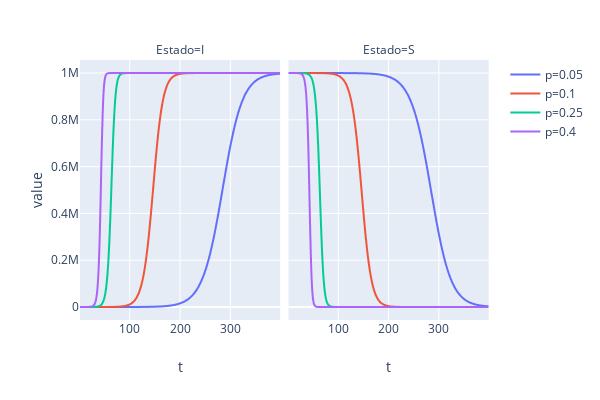

The notebook cell this image was saved under:
### Code cell
px.line(df,x='t',y='value',color='p',facet_col='Estado', height=400,width=600)

### Figure 1 — Plotly figure (JSON) as saved in the notebook; plotly's stock layout.template omitted (floating-point values rounded to 4 significant figures; data arrays with more than 128 entries replaced by an {"elided": "..."} marker saying what was removed)
{"data": [{"hoverlabel": {"namelength": 0}, "hovertemplate": "p=0.05<br>Estado=I<br>t=%{x}<br>value=%{y}", "legendgroup": "p=0.05", "line": {"color": "#636efa", "dash": "solid"}, "mode": "lines", "name": "p=0.05", "showlegend": true, "type": "scattergl", "x": {"elided": "399 int values"}, "xaxis": "x", "y": {"elided": "399 float values"}, "yaxis": "y"}, {"hoverlabel": {"namelength": 0}, "hovertemplate": "p=0.05<br>Estado=S<br>t=%{x}<br>value=%{y}", "legendgroup": "p=0.05", "line": {"color": "#636efa", "dash": "solid"}, "mode": "lines", "name": "p=0.05", "showlegend": false, "type": "scattergl", "x": {"elided": "399 int values"}, "xaxis": "x2", "y": {"elided": "399 float values"}, "yaxis": "y2"}, {"hoverlabel": {"namelength": 0}, "hovertemplate": "p=0.1<br>Estado=I<br>t=%{x}<br>value=%{y}", "legendgroup": "p=0.1", "line": {"color": "#EF553B", "dash": "solid"}, "mode": "lines", "name": "p=0.1", "showlegend": true, "type": "scattergl", "x": {"elided": "399 int values"}, "xaxis": "x", "y": {"elided": "399 float values"}, "yaxis": "y"}, {"hoverlabel": {"namelength": 0}, "hovertemplate": "p=0.1<br>Estado=S<br>t=%{x}<br>value=%{y}", "legendgroup": "p=0.1", "line": {"color": "#EF553B", "dash": "solid"}, "mode": "lines", "name": "p=0.1", "showlegend": false, "type": "scattergl", "x": {"elided": "399 int values"}, "xaxis": "x2", "y": {"elided": "399 float values"}, "yaxis": "y2"}, {"hoverlabel": {"namelength": 0}, "hovertemplate": "p=0.25<br>Estado=I<br>t=%{x}<br>value=%{y}", "legendgroup": "p=0.25", "line": {"color": "#00cc96", "dash": "solid"}, "mode": "lines", "name": "p=0.25", "showlegend": true, "type": "scattergl", "x": {"elided": "399 int values"}, "xaxis": "x", "y": {"elided": "399 float values"}, "yaxis": "y"}, {"hoverlabel": {"namelength": 0}, "hovertemplate": "p=0.25<br>Estado=S<br>t=%{x}<br>value=%{y}", "legendgroup": "p=0.25", "line": {"color": "#00cc96", "dash": "solid"}, "mode": "lines", "name": "p=0.25", "showlegend": false, "type": "scattergl", "x": {"elided": "399 int values"}, "xaxis": "x2", "y": {"elided": "399 float values"}, "yaxis": "y2"}, {"hoverlabel": {"namelength": 0}, "hovertemplate": "p=0.4<br>Estado=I<br>t=%{x}<br>value=%{y}", "legendgroup": "p=0.4", "line": {"color": "#ab63fa", "dash": "solid"}, "mode": "lines", "name": "p=0.4", "showlegend": true, "type": "scattergl", "x": {"elided": "399 int values"}, "xaxis": "x", "y": {"elided": "399 float values"}, "yaxis": "y"}, {"hoverlabel": {"namelength": 0}, "hovertemplate": "p=0.4<br>Estado=S<br>t=%{x}<br>value=%{y}", "legendgroup": "p=0.4", "line": {"color": "#ab63fa", "dash": "solid"}, "mode": "lines", "name": "p=0.4", "showlegend": false, "type": "scattergl", "x": {"elided": "399 int values"}, "xaxis": "x2", "y": {"elided": "399 float values"}, "yaxis": "y2"}], "layout": {"annotations": [{"font": {}, "showarrow": false, "text": "Estado=I", "x": 0.24, "xanchor": "center", "xref": "paper", "y": 1, "yanchor": "bottom", "yref": "paper"}, {"font": {}, "showarrow": false, "text": "Estado=S", "x": 0.74, "xanchor": "center", "xref": "paper", "y": 1, "yanchor": "bottom", "yref": "paper"}], "height": 400, "legend": {"tracegroupgap": 0}, "margin": {"t": 60}, "width": 600, "xaxis": {"anchor": "y", "autorange": true, "domain": [0, 0.48], "range": [1, 399], "title": {"text": "t"}, "type": "linear"}, "xaxis2": {"anchor": "y2", "autorange": true, "domain": [0.5, 0.98], "matches": "x", "range": [1, 399], "title": {"text": "t"}, "type": "linear"}, "yaxis": {"anchor": "x", "autorange": true, "domain": [0, 1], "range": [-55560.0, 1056000.0], "title": {"text": "value"}, "type": "linear"}, "yaxis2": {"anchor": "x2", "autorange": true, "domain": [0, 1], "matches": "y", "range": [-55560.0, 1056000.0], "showticklabels": false, "type": "linear"}}}
